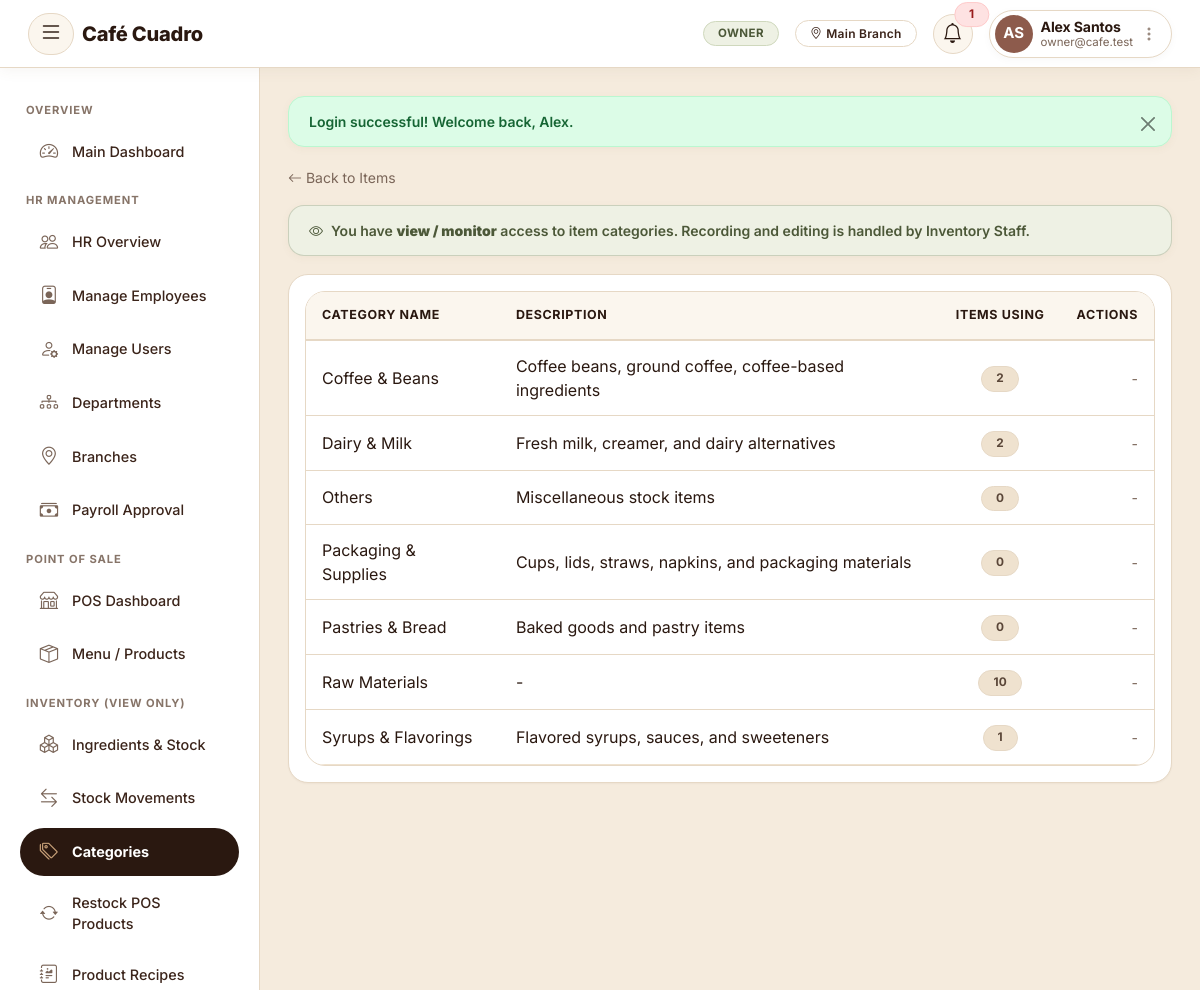
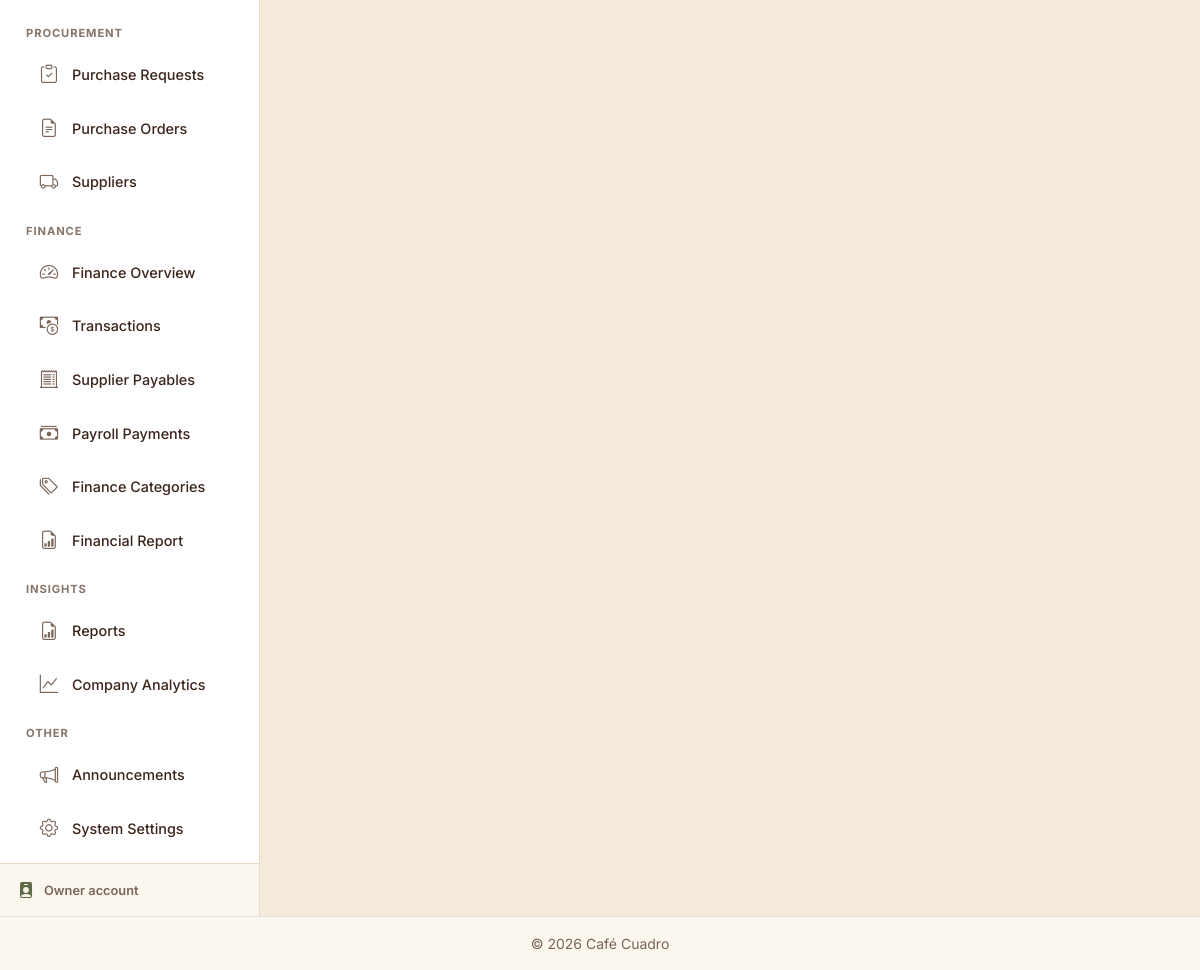
The page /inventory/categories (signed in) on the database its author committed (2 pictures, top to bottom).
### tables this page shows
CREATE TABLE `branches` (
  `branch_id` int(11) NOT NULL,
  `branch_name` varchar(100) NOT NULL,
  `address` varchar(255) DEFAULT NULL,
  `contact_number` varchar(30) DEFAULT NULL,
  `latitude` decimal(10,7) DEFAULT NULL,
  `longitude` decimal(10,7) DEFAULT NULL,
  `status` enum('ACTIVE','INACTIVE') NOT NULL DEFAULT 'ACTIVE',
  `created_at` timestamp NOT NULL DEFAULT current_timestamp()
);

CREATE TABLE `categories` (
  `category_id` int(11) NOT NULL,
  `category_name` varchar(100) NOT NULL,
  `description` varchar(255) DEFAULT NULL,
  `created_at` datetime DEFAULT current_timestamp()
);

### router.php (called while the page is built, shortened)
<?php
$requestUri = $_SERVER['REQUEST_URI'] ?? '/';
$requestPath = parse_url($requestUri, PHP_URL_PATH) ?: '/';
$scriptDir = str_replace('\\', '/', dirname($_SERVER['SCRIPT_NAME'] ?? ''));
$basePath = rtrim($scriptDir, '/') . '/';
$relative = $requestPath;
if ($basePath !== '/' && strpos($relative, $basePath) === 0) {
    $relative = substr($relative, strlen($basePath));
}
$relative = trim($relative, '/');
$targetFile = null;
if (isset($routes[$relative])) {
    $targetFile = $routes[$relative];
} else {
    $parts = explode('/', $relative);
    $mod = $parts[0] ?? '';
    $action = $parts[1] ?? '';
    $modNormalized = str_replace('-', '_', $mod);
    $actionNormalized = str_replace('-', '_', $action);
    $candidateModule = "modules/{$modNormalized}/{$actionNormalized}.php";
    if (file_exists(__DIR__ . '/' . $candidateModule)) {
        $targetFile = $candidateModule;
    }
}
$fullPath = __DIR__ . '/' . $targetFile;
require $fullPath;

### modules/inventory/categories.php (the view, shortened to what this page needs)
<?php
require_once __DIR__ . '/../../config/db.php';
require_once __DIR__ . '/../../includes/functions.php';
$canManage = userCanDo('inventory.manage');
$categories = $pdo->query("
    SELECT c.*, (SELECT COUNT(*) FROM items i WHERE i.category_id = c.category_id) AS item_count
    FROM categories c ORDER BY c.category_name ASC
")->fetchAll();
include __DIR__ . '/../../includes/header.php';
?>
<div class="d-flex justify-content-between align-items-center mb-3">
    <div>
        <a href="<?= BASE_URL ?>inventory" class="text-decoration-none text-muted small">
            <i class="bi bi-arrow-left"></i> Back to Items
        </a>
    </div>
</div>
<?php if (!$canManage): ?><?= readOnlyNotice('item categories') ?><?php endif; ?>
<div class="card-panel p-3">
    <div class="table-responsive">
        <table class="table table-hover align-middle mb-0">
            <thead class="table-light">
                <tr>
                    <th>Category Name</th>
                    <th>Description</th>
                    <th class="text-center">Items Using</th>
                    <th class="text-end">Actions</th>
                </tr>
            </thead>
            <tbody>
                <?php if (empty($categories)): ?>
                    <tr><td colspan="4" class="text-center text-muted py-4">No categories yet.</td></tr>
                <?php else: foreach ($categories as $c): ?>
                    <tr>
                        <td><?= clean($c['category_name']) ?></td>
                        <td class="text-muted"><?= clean($c['description']) ?: '-' ?></td>
                        <td class="text-center"><span class="badge bg-secondary"><?= $c['item_count'] ?></span></td>
                        <td class="text-end">
                            <?php if ($canManage): ?>
                            <button class="btn btn-sm btn-outline-primary"
                                onclick='openEditModal(<?= json_encode($c, JSON_HEX_TAG | JSON_HEX_APOS | JSON_HEX_QUOT | JSON_HEX_AMP) ?>)'>
                                <i class="bi bi-pencil"></i>
                            </button>
                            <form method="POST" class="d-inline" onsubmit="return confirm('Delete this category?')">
                                <input type="hidden" name="csrf_token" value="<?= csrfToken() ?>"><input type="hidden" name="action" value="delete_category"><input type="hidden" name="category_id" value="<?= (int)$c['category_id'] ?>">
                                <button class="btn btn-sm btn-outline-danger" title="Delete category"><i class="bi bi-trash"></i></button>
                            </form>
                            <?php else: ?>
                            <span class="text-muted small">-</span>
                            <?php endif; ?>
                        </td>
                    </tr>
                <?php endforeach; endif; ?>
            </tbody>
        </table>
    </div>
</div>
<?php include __DIR__ . '/../../includes/footer.php'; ?>

### includes/header.php (shortened to what this page needs)
<?php
$esc = function_exists('e') ? 'e' : 'clean';
$isOwnerTheme           = currentRoleId() == ROLE_OWNER;
$isEmployeeTheme        = currentRoleId() == ROLE_EMPLOYEE;
$isEmployeeManagerTheme = currentRoleId() == ROLE_EMPLOYEE_MANAGER;
$isHrManagerTheme       = currentRoleId() == ROLE_HR_MANAGER;
$isHrStaffTheme         = currentRoleId() == ROLE_HR_STAFF;
$isCafeTheme            = in_array(currentRoleId(), [ROLE_CASHIER, ROLE_INVENTORY_STAFF, ROLE_FINANCE_STAFF], true);
?>
<!DOCTYPE html>
<html lang="en">
<head>
<link rel="stylesheet" href="https://cdn.jsdelivr.net/npm/bootstrap@5.3.3/dist/css/bootstrap.min.css">
<link rel="stylesheet" href="https://cdn.jsdelivr.net/npm/bootstrap-icons@1.11.3/font/bootstrap-icons.css">
<link rel="stylesheet" href="<?= BASE_URL ?>assets/hrms/css/style.css?v=<?= ASSET_VER ?>">
<link rel="stylesheet" href="<?= BASE_URL ?>assets/inv/css/style.css?v=<?= ASSET_VER ?>">
<link rel="stylesheet" href="<?= BASE_URL ?>assets/shared/unified.css?v=<?= ASSET_VER ?>">
<link rel="stylesheet" href="<?= BASE_URL ?>assets/shared/responsive.css?v=<?= ASSET_VER ?>">
<link rel="stylesheet" href="<?= BASE_URL ?>assets/shared/roast-app.css?v=<?= ASSET_VER ?>">
</head>
<body class="unified-theme <?= $isOwnerTheme ? 'owner-theme' : ($isEmployeeTheme ? 'employee-theme' : ($isEmployeeManagerTheme ? 'employee-manager-theme' : ($isHrManagerTheme ? 'hr-manager-theme' : ($isHrStaffTheme ? 'hr-staff-theme' : ($isCafeTheme ? 'cafe-theme' : ''))))) ?>">
<nav class="navbar navbar-expand-lg app-navbar">
  <div class="container-fluid">
    <button class="btn btn-link sidebar-toggle-btn me-2" id="sidebarToggle" title="Toggle sidebar" aria-label="Toggle sidebar">
      <i class="bi bi-list fs-4"></i>
    </button>
    <a class="navbar-brand fw-bold d-flex align-items-center text-decoration-none" href="<?= BASE_URL ?>dashboard">
      <span class="brand-text" style="color:#2a1810 !important; -webkit-text-fill-color:#2a1810 !important; background:none !important; font-family:'Fraunces',Georgia,serif; font-weight:600; font-size:1.4rem; letter-spacing:-0.01em; display:inline-block;"><?= APP_NAME ?></span>
    </a>
    <div class="ms-auto d-flex align-items-center gap-2 gap-md-3">
      <?php if (isLoggedIn()):
        try {
            $unreadCount = function_exists('unreadNotificationCount') ? unreadNotificationCount($pdo, (int)$_SESSION['user_id']) : 0;
        } catch (Exception $ex) {
            $notifications = [];
            $unreadCount = 0;
        }
        $nameParts  = preg_split('/\s+/', trim($_SESSION['full_name'] ?? ''), 2);
        $firstName  = $nameParts[0] ?? '';
        $lastName   = $nameParts[1] ?? '';
      ?>
        <span class="badge role-pill d-none d-sm-inline-block"><?= $esc(currentRoleName()) ?></span>
        <?php if (currentBranchName()): ?>
          <span class="badge branch-pill d-none d-md-inline-block"><i class="bi bi-geo-alt me-1"></i><?= $esc(currentBranchName()) ?></span>
        <?php endif; ?>
        <div class="dropdown">
          <a class="position-relative notif-bell-btn text-decoration-none" href="#" role="button" data-bs-toggle="dropdown" title="Notifications">
            <i class="bi bi-bell fs-5"></i>
            <?php if ($unreadCount > 0): ?>
              <span class="position-absolute top-0 start-100 translate-middle badge rounded-pill bg-danger" style="font-size:.65rem;"><?= $unreadCount > 9 ? '9+' : $unreadCount ?></span>
            <?php endif; ?>
          </a>
        </div>
        <div class="dropdown">
          <a class="d-flex align-items-center text-decoration-none navbar-user-pill" href="#" role="button" data-bs-toggle="dropdown">
            <div class="user-avatar-wrap">
              <?= renderAvatar($_SESSION['profile_photo'] ?? null, $firstName, $lastName, 38) ?>
            </div>
            <div class="ms-2 text-start d-none d-md-block lh-sm pe-1">
              <div class="user-name fw-bold"><?= $esc($_SESSION['full_name'] ?? '') ?></div>
              <div class="user-sub text-muted small"><?= $esc($_SESSION['email'] ?? currentRoleName()) ?></div>
            </div>
            <i class="bi bi-three-dots-vertical ms-1 d-none d-md-inline text-muted opacity-75"></i>
          </a>
        </div>
      <?php endif; ?>
    </div>
  </div>
</nav>
<div class="app-wrapper d-flex">
<?php require_once __DIR__ . '/sidebar.php'; ?>

### assets/hrms/css/style.css (style rules this page uses)
:root { --primary: #5e6b46; --primary-dark: #2a1810; --primary-light: #7d8b62; --accent: #5e6b46; --accent-soft: #eef1e4; --bg-light: #f5ebdd; --cream: #ffffff; --ink: #2a1810; --ink-soft: #7a6558; --border-soft: #e6d8c5; --success: #16a34a; --danger: #dc2626; --warning: #d97706; --sidebar-width: 260px; --sidebar-collapsed-width: 54px; --radius-sm: 10px; --radius-md: 16px; --radius-lg: 22px; --shadow-sm: 0 1px 3px rgba(42,24,16, 0.06); --shadow-md: 0 4px 18px rgba(120,90,60, 0.10); --shadow-lg: 0 10px 34px rgba(120,90,60, 0.16); --font-brand: 'Inter', sans-serif; --font-body: 'Inter', sans-serif; }
* { scrollbar-width: thin; scrollbar-color: var(--accent-soft) transparent; }
html { scroll-behavior: smooth; }
body { background-color: var(--bg-light); font-family: var(--font-body); color: var(--ink); -webkit-font-smoothing: antialiased; }
a { color: var(--primary); text-decoration-color: rgba(94,107,70, 0.35); }
.app-navbar { background: #ffffff !important; border-bottom: 1px solid var(--border-soft); position: sticky; top: 0; z-index: 1030; box-shadow: 0 2px 14px rgba(120,90,60, 0.07); min-height: 60px; }
.navbar-brand { font-family: var(--font-body); font-weight: 700; font-size: 1.15rem; letter-spacing: 0.4px; display: flex; align-items: center; }
.navbar-brand .brand-text { color: #5e6b46 !important; -webkit-text-fill-color: #5e6b46 !important; background: none !important; font-weight: 800; }
#sidebarToggle { border-radius: var(--radius-sm); transition: background 0.15s ease; }
.app-navbar .role-pill { font-weight: 600; font-size: 0.72rem; letter-spacing: 0.3px; text-transform: uppercase; color: #fff; background: transparent; border: 1px solid rgba(255,255,255,0.45); border-radius: 999px; padding: 5px 14px; }
.app-wrapper { display: flex; min-height: calc(100vh - 60px); }
.table thead { background-color: var(--accent-soft); color: var(--primary-dark); }
.table thead th { font-size: 0.78rem; text-transform: uppercase; letter-spacing: 0.04em; font-weight: 600; border-bottom: none; white-space: nowrap; }
.table tbody tr { transition: background 0.12s ease; }
.table td, .table th { vertical-align: middle; }
.table-responsive { border-radius: var(--radius-md); }
.btn { border-radius: var(--radius-sm); font-weight: 500; transition: transform 0.08s ease, box-shadow 0.15s ease; }
.badge { font-weight: 500; letter-spacing: 0.01em; padding: 5px 9px; border-radius: 6px; }

### assets/shared/responsive.css (style rules this page uses)
:root { --nav-h: 60px; }
html { -webkit-text-size-adjust: 100%; }
body { overflow-x: hidden; }
.app-wrapper { min-height: calc(100vh - var(--nav-h)); min-height: calc(100dvh - var(--nav-h)); }
.table-responsive, .table-wrap { -webkit-overflow-scrolling: touch; }

### rows shown on the page
branches: branch_name "Main Branch"
categories: category_name "Coffee & Beans", description "Coffee beans, ground coffee, coffee-based ingredients", item_count "2"
categories: category_name "Dairy & Milk", description "Fresh milk, creamer, and dairy alternatives", item_count "2"
categories: category_name "Others", description "Miscellaneous stock items", item_count "0"
categories: category_name "Packaging & Supplies", description "Cups, lids, straws, napkins, and packaging materials", item_count "0"
categories: category_name "Pastries & Bread", description "Baked goods and pastry items", item_count "0"
categories: category_name "Raw Materials", description "-", item_count "10"
categories: category_name "Syrups & Flavorings", description "Flavored syrups, sauces, and sweeteners", item_count "1"

### other values the page prints
APP_NAME "Café Cuadro"
$esc(currentRoleName()) "OWNER"
$unreadCount "1"
$initials "AS"
$esc($_SESSION['full_name'] ?? '') "Alex Santos"
$esc($_SESSION['email'] ?? currentRoleName()) "owner@cafe.test"
$sidebarFooterLabel "Owner"
$f['message'] "Login successful! Welcome back, Alex."
$what "item categories"
